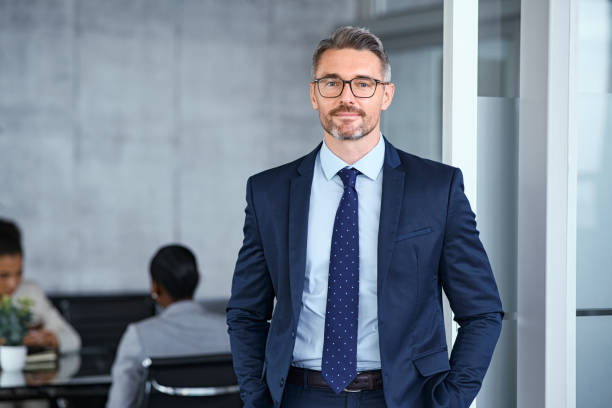
#> input picture images/sample.jpg, 612 x 408 px
$ python task3.py
#> lines starting #> are read from the running program, lines starting #| are printed output that depends on the picture; after the words box and inside, x2 and y2 are one past the last pixel; in counts of white or black regions, pixels touching at a corner belong together
# Task 3: Blend and Mask
# Instructions for the Intern:
# ● Blend two images together using cv2.addWeighted.
# ● Create a mask with a rectangle or circle.
# ● Apply a bitwise AND operation to show only the masked region.
# ● Save the output as blended.jpg and masked.jpg.

import cv2
import numpy as np

img1 = cv2.imread("images/sample.jpg")
#> img1 is the input picture: shape (408, 612, 3); mean B, G, R 147.4, 133.1, 121.2
img2 = cv2.imread("images/img_7.jpg")
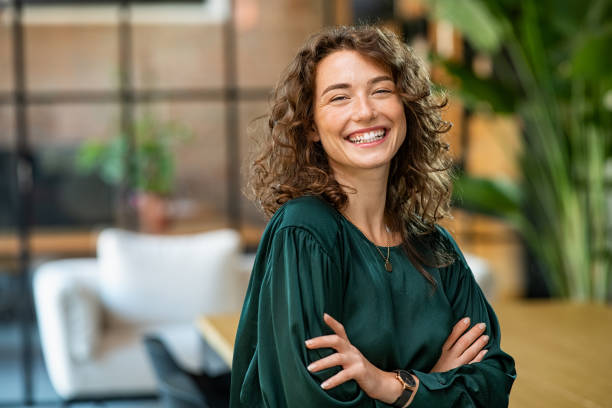
#> input picture images/img_7.jpg, 612 x 408 px
#> img2 is the input picture: shape (408, 612, 3); mean B, G, R 85.2, 107.9, 111

# Resize img2 to match img1
img2 = cv2.resize(img2, (img1.shape[1], img1.shape[0]))
blended = cv2.addWeighted(img1, 0.5, img2, 0.5, 0)
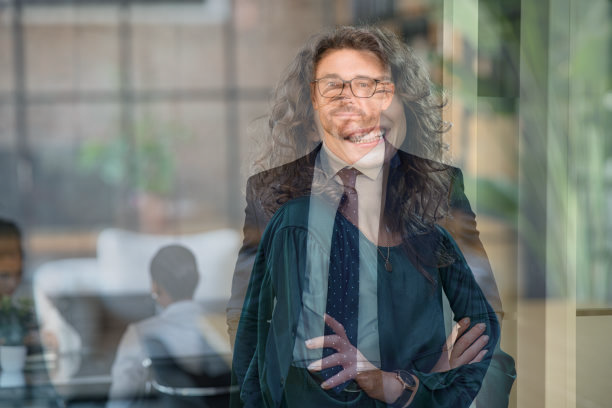
#> blended: shape (408, 612, 3); mean B, G, R 116.3, 120.5, 116.1

# Create a mask
mask = np.zeros(img1.shape[:2], dtype="uint8")
cv2.rectangle(mask, (300, 20), (400, 150), 255, -1)
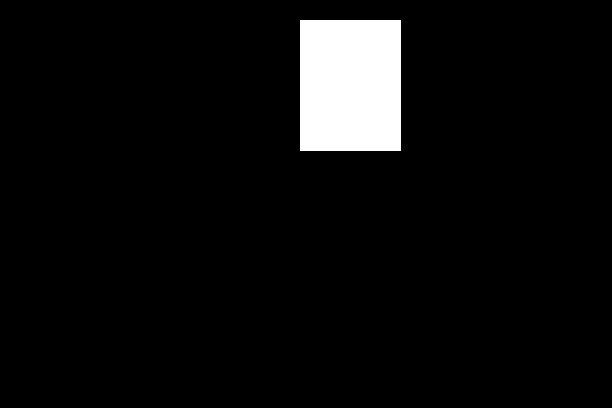
#> mask: shape (408, 612); 5.3% white; 1 white region, box (x1, y1, x2, y2) and area: (300, 20, 401, 151) 13231

# Apply the mask
masked = cv2.bitwise_and(blended, blended, mask=mask)
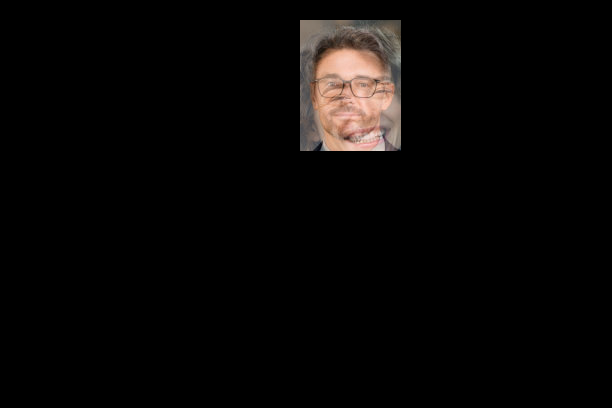
#> masked: shape (408, 612, 3); mean B, G, R 6, 6.8, 8.4

# Display the outputs
cv2.imshow("Blended Image", blended)
cv2.imshow("Masked Region", masked)
cv2.waitKey(0)
cv2.destroyAllWindows()

# Save the outputs
cv2.imwrite("output_images/blended.jpg", blended)
cv2.imwrite("output_images/masked.jpg", masked)
